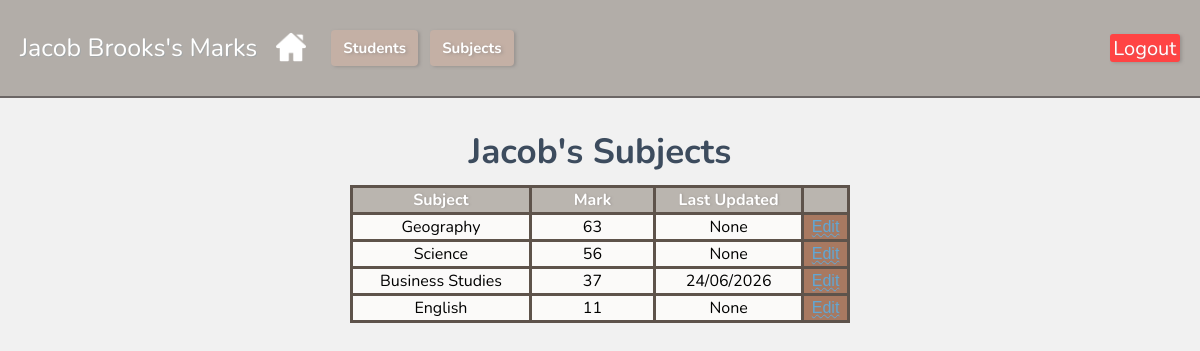
/student/4 (signed in), run on the app's committed database.
### tables this page shows
CREATE TABLE "students"(id INTEGER PRIMARY KEY AUTOINCREMENT,
"firstname" TEXT NOT NULL,
"lastname" TEXT NOT NULL);

CREATE TABLE "marks"(id INTEGER PRIMARY KEY AUTOINCREMENT,
student_id INTEGER, `subject_id` INTEGER,
subject TEXT NOT NULL,
"marks" INTEGER,
last_updated TIMESTAMP DEFAULT CURRENT_TIMESTAMP);

### app.py (the view)
@app.route('/student/<int:student_id>')
def student(student_id):
    if 'user_id' not in session:
        return redirect(url_for('login'))
    db = get_db()
    students = db.execute('''
                          SELECT * FROM students
                          ORDER BY firstname ASC;
                          ''').fetchall()
    subjects = db.execute('''
                          SELECT * FROM subject
                          ORDER BY subject ASC;
                         ''').fetchall()
    student = db.execute(
        'SELECT * FROM students WHERE id = ?',
        (student_id,)).fetchone()
    marks = db.execute(
        'SELECT id, subject, marks as mark, last_updated FROM Marks WHERE student_id = ? ORDER BY marks DESC',
        (student_id,)).fetchall()
    edit_mark_id = request.args.get('edit')
    return render_template('student.html', students=students, subjects=subjects, student=student, marks=marks, edit_mark_id=edit_mark_id)

### app.py (called while the page is built)
def get_db():
    db = sqlite3.connect('database/student_mark.db')
    db.row_factory = sqlite3.Row
    return db

### templates/student.html (shortened to what this page needs)
{% extends "base.html" %}
{% block text %}{{ student['firstname'] }} {{ student['lastname'] }}'s Marks{% endblock text %}
{% block content %}
<h2 class="heading2">{{student['firstname']}}'s Subjects</h2>
<table border="1">
    <thead>
        <tr>
            <th>Subject</th>
            <th>Mark</th>
            <th>Last Updated</th>
            <th></th>
        </tr>
    </thead>
    <tbody>
        {% for mark in marks %}
        <tr>
            <td>{{ mark['subject'] }}</td>
            <td>{{ mark['mark'] }}</td>
            <td>{{ mark['last_updated'] }}</td>
            <td class="edit">
                {% if edit_mark_id and edit_mark_id|int == mark['id'] %}
                <form action="{{ url_for('edit_mark', mark_id=mark['id']) }}" method="post"
                    style="display:flex; gap:6px; align-items:center;">
                    <input class="mark" name="mark" type="number" min="0" max="100" value="{{ mark['mark'] }}" required>
                    <button type="submit">Save</button>
                    <button class="cancel"><a href="{{ url_for('student', student_id=student['id']) }}" style="margin-left:6px;">Cancel</a></button>
                </form>
                {% else %}
                <a href="{{ url_for('student', student_id=student['id'], edit=mark['id']) }}">Edit</a>
                {% endif %}
            </td>
        </tr>
        {% endfor %}
    </tbody>
</table>
{% endblock content %}

### static/css/style.css (style rules this page uses)
body { margin: 0; padding: 0; font-family: "Nunito"; background-image:url('https://imgh.in/host/sce4o3'); background-repeat:repeat; background-size:40%; background-color: #f0f0f0ec; background-blend-mode: lighten; }
.heading2 { margin-top:-10px; padding:0; color:#3d4c5e; text-align:center; align-items: center; font-size:35px; margin-bottom:0px; }
.edit { align-items: center; }
* { box-sizing: border-box; }
table, th, td { border: #5e534b solid 3px; border-collapse: collapse; }
table { margin-left:auto; margin-right:auto; margin-top:10px; width:500px; background-color:#fbfaf9 }
th { background-color: #756b617c; color:white; font-weight: bold; text-shadow: 1px 0.4px 2px #86827f8c; }
tr { text-align:center; }
table td:nth-child(2) { width:25%; }
.edit { width:fit-content; background: #a87961; }
.cancel,.save,.edit { border-radius:4px; text-shadow: 2px 1px 3px #86827f8c; color:rgb(255, 255, 255); text-decoration:none; font-family: Arial; }
a { text-decoration: underline wavy 0.5px; color: #62a7d4; text-shadow: 1px 1px #658ca734; }

### data on the page
students: firstname "Jacob", lastname "Brooks"
marks: subject "Geography", mark "63", last_updated "None"
marks: subject "Science", mark "56", last_updated "None"
marks: subject "Business Studies", mark "37", last_updated "24/06/2026"
marks: subject "English", mark "11", last_updated "None"
